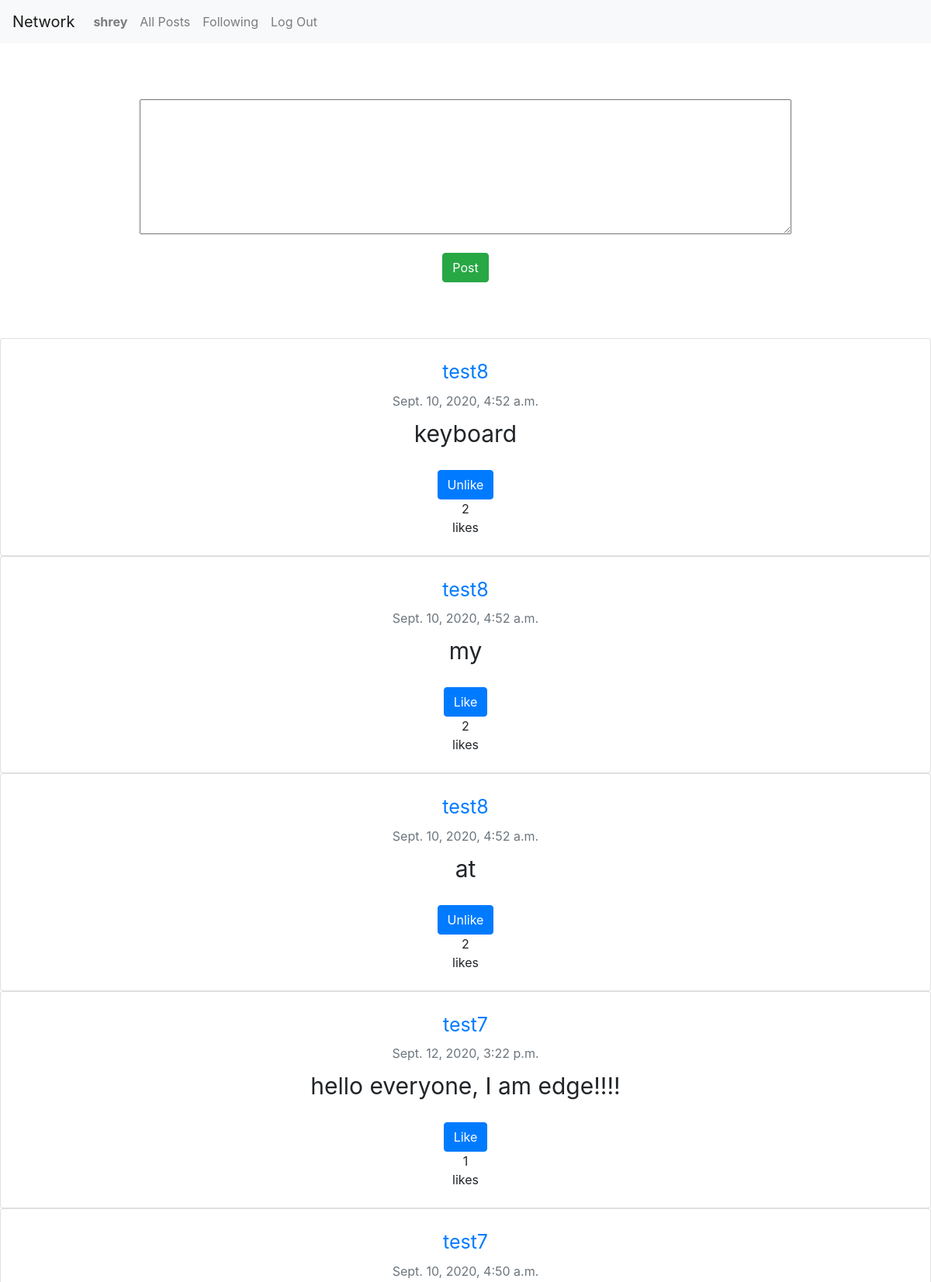
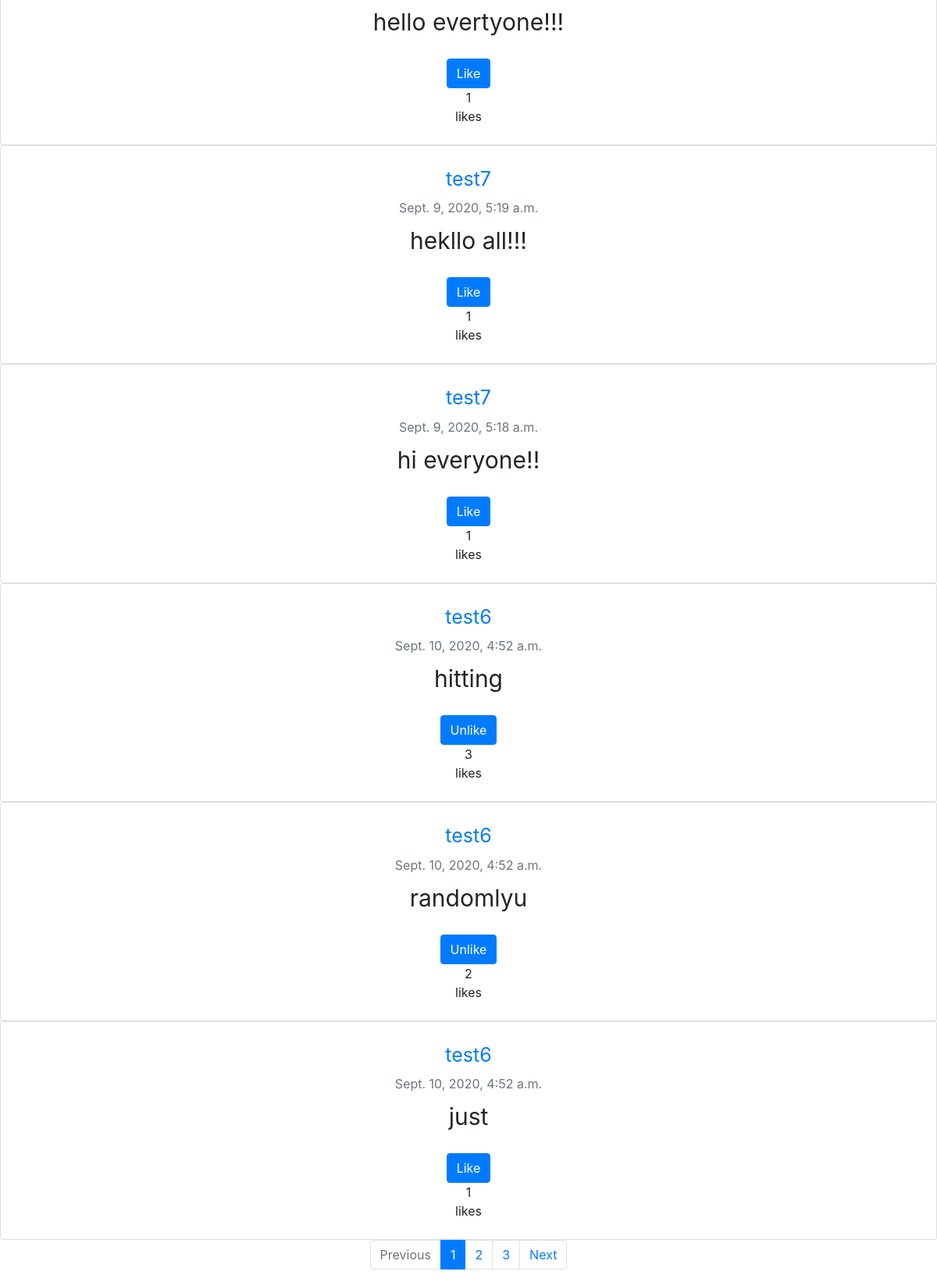
Page /following/ (signed in) on the committed database (2 pictures, top to bottom).
### network/models.py (models this page shows, shortened)
class User(AbstractUser):
    pass

class Tweet(models.Model):
    user = models.ForeignKey(User, on_delete=models.CASCADE, related_name="tweets")
    likes = models.ManyToManyField(User, related_name="tweet_user", blank=True)
    content = models.TextField(blank=True, null=True)
    timestamp = models.DateTimeField(auto_now_add=True)

### network/views.py (the view)
# urls.py: path("following/", views.following, name="following"),
def following(request):
    if not request.user.is_authenticated:
        return HttpResponseRedirect(reverse("login"))
    currentUserName = request.user.username
    profilesFollowing = User.objects.filter(username=currentUserName).first().following.all()
    usersFollowing = []
    for profile in profilesFollowing:
        usersFollowing.append(profile.user)
    feed = []
    for user in usersFollowing:
        for tweet in user.tweets.all():
            feed.append(tweet)
    feed.reverse()
    tweetPaginator = Paginator(feed, 10)
    page = request.GET.get('page')
    try:
        tweets = tweetPaginator.page(page)
    except PageNotAnInteger:
        tweets = tweetPaginator.page(1)
    except EmptyPage:
        tweets = tweetPaginator.page(tweetPaginator.num_pages)
    context = {
        "tweets": feed,
        "page": tweets,
        "currentuser": User.objects.filter(username=request.user.username).first()
    }
    return render(request, "network/following.html", context)

### network/templates/network/following.html (shortened to what this page needs)
{% extends "network/layout.html" %}
{% block body %}
    {% if user.is_authenticated %}
        <br><br><br>
        <form action="/create/" method="POST">
            <textarea name="tweet_content" class="post-textarea" rows="7" cols="40"></textarea>
            <br>
            <div class="wrapper">
              <button autofocus class="post-button btn btn-success">Post</button>
            </div>
        </form>
        <br><br><br>
        {% for tweet in page %}
        <div class="tweet-content card text-center">
            <br>
            <a href="{% url 'profile' tweet.user %}" class="tweet-username card-title user">
              {{tweet.user}}
            </a>
            <span class="timestamp card-subtitle mb-2 text-muted">{{tweet.timestamp}}</span>
            <span class="edit-content">
              <span class="tweet-main-content">{{ tweet.content }}</span>
                {% if currentuser in tweet.likes.all %}
                  <br><br>
                  <button class="button btn btn-primary">Unlike</button>
                {% else %}
                  <br><br>
                  <button class="button btn btn-primary">Like</button>
                {% endif %}
            </span>
            <span class="likes-count">{{ tweet.likes.count }}</span> likes
            <br><br>
          </div>
        {% endfor %}
        {% include 'network/paginator.html' with page=page %}
    {% else %}
        <div class="unauthenticated-message">User is not authenticated</div>
    {% endif %}
{% endblock %}

### network/templates/network/layout.html (shortened to what this page needs)
{% load static %}
<!DOCTYPE html>
<html lang="en">
    <head>
        <link rel="stylesheet" href="https://stackpath.bootstrapcdn.com/bootstrap/4.4.1/css/bootstrap.min.css">
        <link href="{% static 'network/styles.css' %}" rel="stylesheet">
    </head>
    <body>
        <nav class="navbar navbar-expand-lg navbar-light bg-light">
            <a class="navbar-brand" href="{% url 'index' %}">Network</a>
            <div>
              <ul class="navbar-nav mr-auto">
                {% if user.is_authenticated %}
                    <li class="nav-item">
                        <a class="nav-link" href="#"><strong>{{ user.username }}</strong></a>
                    </li>
                {% endif %}
                <li class="nav-item">
                  <a class="nav-link" href="/all">All Posts</a>
                </li>
                {% if user.is_authenticated %}
                    <li class="nav-item">
                        <a class="nav-link" href="{% url 'following' %}">Following</a>
                    </li>
                    <li class="nav-item">
                        <a class="nav-link" href="{% url 'logout' %}">Log Out</a>
                    </li>
                {% endif %}
              </ul>
            </div>
          </nav>
        <div class="body">
            {% block body %}
            {% endblock %}
        </div>
    </body>
</html>

### network/static/network/styles.css (style rules this page uses)
.post-textarea { width: 70%; display: block; margin-left: auto; margin-right: auto; }
.wrapper { text-align: center; }
.user { font-size: 25px; }
.tweet-main-content { font-size: 30px; }

### rows in the picture
User: username "shrey"
Tweet: user "test8", timestamp "Sept. 10, 2020, 4:52 a.m.", content "keyboard", shows "Unlike", likes.count "2"
Tweet: user "test8", timestamp "Sept. 10, 2020, 4:52 a.m.", content "my", shows "Like", likes.count "2"
Tweet: user "test8", timestamp "Sept. 10, 2020, 4:52 a.m.", content "at", shows "Unlike", likes.count "2"
Tweet: user "test7", timestamp "Sept. 12, 2020, 3:22 p.m.", content "hello everyone, I am edge!!!!", shows "Like", likes.count "1"
Tweet: user "test7", timestamp "Sept. 10, 2020, 4:50 a.m.", content "hello evertyone!!!", shows "Like", likes.count "1"
Tweet: user "test7", timestamp "Sept. 9, 2020, 5:19 a.m.", content "hekllo all!!!", shows "Like", likes.count "1"
Tweet: user "test7", timestamp "Sept. 9, 2020, 5:18 a.m.", content "hi everyone!!", shows "Like", likes.count "1"
Tweet: user "test6", timestamp "Sept. 10, 2020, 4:52 a.m.", content "hitting", shows "Unlike", likes.count "3"
Tweet: user "test6", timestamp "Sept. 10, 2020, 4:52 a.m.", content "randomlyu", shows "Unlike", likes.count "2"
Tweet: user "test6", timestamp "Sept. 10, 2020, 4:52 a.m.", content "just", shows "Like", likes.count "1"

### other values in the picture
{{ pages }} "1"
{{ pages }} "2" "3"
